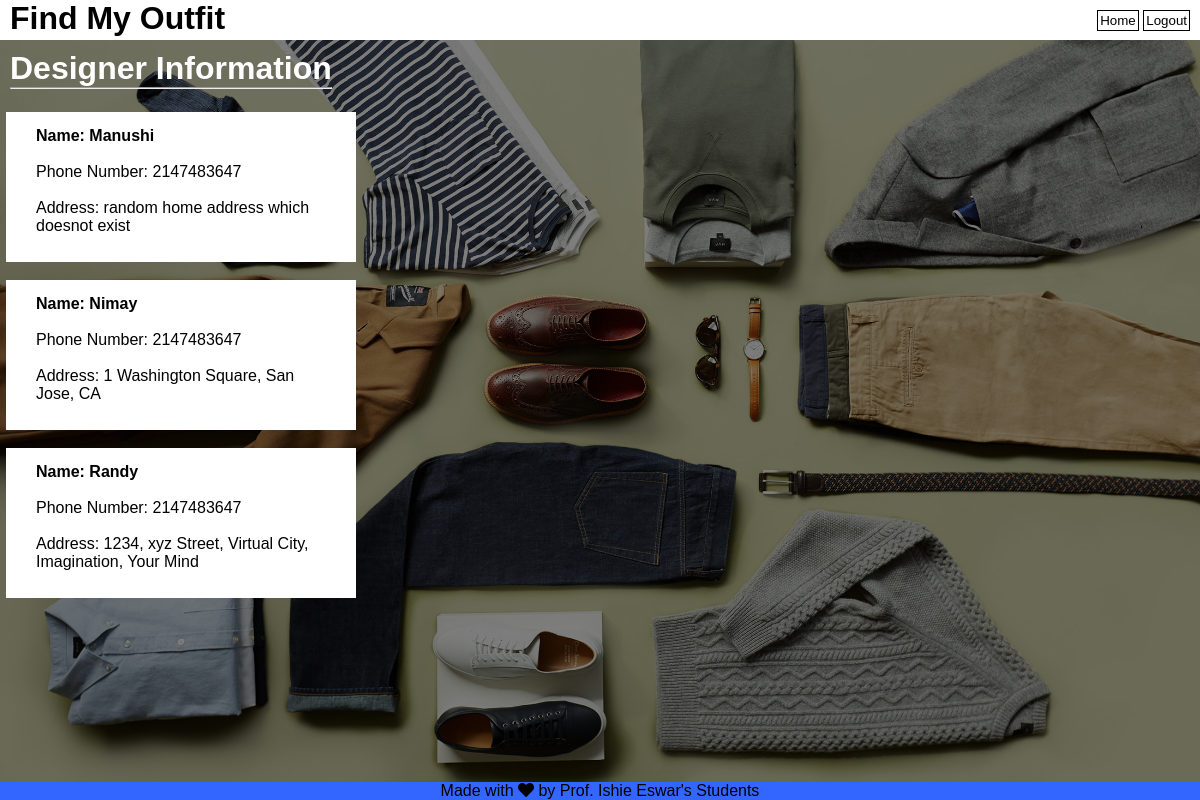
The page /User_Designer.php on the database its author committed.
### tables this page shows
CREATE TABLE `designer_info` (
  `username` varchar(25) NOT NULL,
  `age` int(5) NOT NULL,
  `email_id` varchar(35) NOT NULL,
  `img` blob NOT NULL,
  `sex` varchar(15) NOT NULL,
  `phone` int(10) NOT NULL,
  `address` text NOT NULL
);

### User_Designer.php (the view, shortened to what this page needs)
<?php
     include_once 'databasec.php';
     $sql = 'SELECT username, phone, address FROM designer_info ORDER BY username;';
     $r = mysqli_query($c, $sql);
     $a = mysqli_fetch_all($r, MYSQLI_ASSOC);
?>
<!DOCTYPE html>
<html lang="en">
<head>
    <link href = "userdesigner.css" rel = "stylesheet" type = "text/css">
    <link rel="stylesheet" href="https://cdnjs.cloudflare.com/ajax/libs/font-awesome/5.13.0/css/all.min.css">
</head>
<body>
    <header>
        <div class="bar2">
            <div class="name2">
                <h1>Find My Outfit</h1>
            </div>
            <form name="xyz" method="post">
                <ul>
                     <li><input type="submit" name="home" class="button" value="Home"></li>
                     <li><input type="submit" name="logoutbutton2" class="button" value="Logout"></li>
                </ul>
            </form>
        </div>
    </header>
    <div class="des">
        <h1>Designer Information</h1>
        <hr>
    </div>
    <br>
    <br>
    <br>
    <br>
    <div class="cont">
        <div class="row">
            <?php foreach($a as $designer){ ?>
                        <div class="smallbox">
                            <h6>
                                Name: <?php echo htmlspecialchars($designer['username']); ?>
                            </h6>
                            <div>
                                <br>
                                Phone Number: <?php echo htmlspecialchars($designer['phone']); ?>
                                <br>
                                <br>
                                Address: <?php echo htmlspecialchars($designer['address']); ?>
                            </div>
                        </div>
                        <br>
            <?php } ?>
        </div>
    </div>
    <footer id="footer" class="static-footer">
      <div class="container">
        <p>Made with <span class="fas fa-heart"></span> by Prof. Ishie Eswar's Students</p>
      </div>
    </footer>
</body>
</html>

### userdesigner.css (style rules this page uses)
* { margin: 0; padding: 0; font-family: Arial, Helvetica, sans-serif; }
header { width: 100%; height: 40px; display: block; background-color: white; }
.bar2 ul { float: right; list-style-type: none; margin-top: 10px; margin-right: 10px; }
.bar2 ul li { display: inline-block; }
.bar2 ul li input { text-decoration: none; color: black; background-color: white; padding: 2px; border: 1px solid black; }
.name2 { float: left; margin-left: 10px; }
body { background-image:linear-gradient(rgba(0, 0, 0, 0.5), rgba(0, 0, 0, 0.5)), url(wardrobe.jpg); height: 100vh; background-size: cover; background-position: center; }
.des { float: left; margin-left: 10px; margin-top: 10px; color: white; }
.smallbox { width: 350px; height: 150px; background: white; left: 0.5%; position: relative; box-sizing: border-box; padding: 15px 30px; }
.smallbox h6 { font-size: 16px; }
#footer { background-color: #3366FF; text-align: center; }
.static-footer { position: fixed; left: 0; bottom: 0; width: 100%; text-align: center; }

### rows shown on the page
designer_info: username "Manushi", phone "2147483647", address "random home address which doesnot exist"
designer_info: username "Nimay", phone "2147483647", address "1 Washington Square, San Jose, CA"
designer_info: username "Randy", phone "2147483647", address "1234, xyz Street, Virtual City, Imagination, Your Mind"
